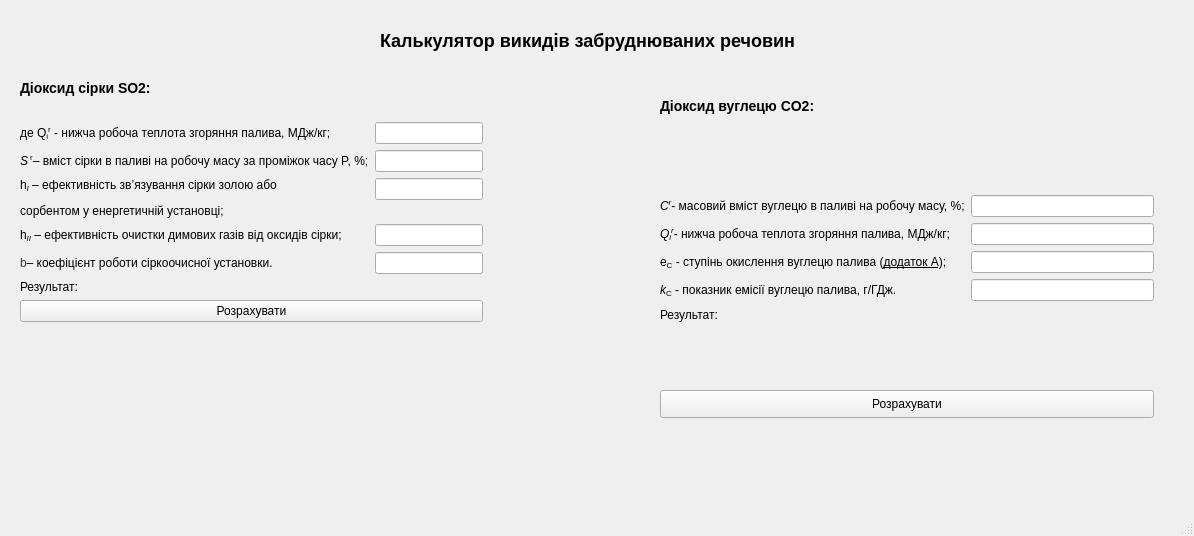
<?xml version="1.0" encoding="UTF-8"?>
<ui version="4.0">
 <class>MainWindow</class>
 <widget class="QMainWindow" name="MainWindow">
  <property name="geometry">
   <rect>
    <x>0</x>
    <y>0</y>
    <width>1194</width>
    <height>536</height>
   </rect>
  </property>
  <property name="windowTitle">
   <string>MainWindow</string>
  </property>
  <widget class="QWidget" name="centralwidget">
   <widget class="QLabel" name="label">
    <property name="geometry">
     <rect>
      <x>380</x>
      <y>20</y>
      <width>501</width>
      <height>41</height>
     </rect>
    </property>
    <property name="text">
     <string>&lt;h2&gt; Калькулятор викидів забруднюваних речовин&lt;/span&gt;&lt;/h2&gt;</string>
    </property>
   </widget>
   <widget class="QWidget" name="formLayoutWidget_3">
    <property name="geometry">
     <rect>
      <x>20</x>
      <y>80</y>
      <width>551</width>
      <height>349</height>
     </rect>
    </property>
    <layout class="QFormLayout" name="formLayout_5">
     <item row="0" column="0">
      <layout class="QVBoxLayout" name="verticalLayout_4">
       <item>
        <layout class="QVBoxLayout" name="verticalLayout">
         <item>
          <widget class="QLabel" name="label_2">
           <property name="text">
            <string>&lt;h3&gt;Діоксид сірки SO2:&lt;/h3&gt;</string>
           </property>
          </widget>
         </item>
         <item>
          <widget class="QLabel" name="formula1">
           <property name="text">
            <string>&lt;html&gt;&lt;head/&gt;&lt;body&gt;&lt;p&gt;&lt;img src=&quot;:/img/formula.png&quot;/&gt;&lt;/p&gt;&lt;/body&gt;&lt;/html&gt;</string>
           </property>
          </widget>
         </item>
         <item>
          <layout class="QFormLayout" name="formLayout">
           <item row="0" column="0">
            <widget class="QLabel" name="label_3">
             <property name="text">
              <string>&lt;html&gt;&lt;head/&gt;&lt;body&gt;&lt;p&gt;де Q&lt;span style=&quot; vertical-align:sub;&quot;&gt;i&lt;/span&gt;&lt;span style=&quot; vertical-align:super;&quot;&gt;r&lt;/span&gt; - нижча робоча теплота згоряння палива, МДж/кг;&lt;/p&gt;&lt;/body&gt;&lt;/html&gt;</string>
             </property>
            </widget>
           </item>
           <item row="0" column="1">
            <widget class="QLineEdit" name="lineEdit_2"/>
           </item>
           <item row="1" column="0">
            <widget class="QLabel" name="label_4">
             <property name="text">
              <string>&lt;html&gt;&lt;head/&gt;&lt;body&gt;&lt;p&gt;&lt;span style=&quot; font-family:'Georgia','serif'; font-style:italic; color:#000000;&quot;&gt;S&lt;/span&gt;&lt;span style=&quot;color:#000000; vertical-align:super;&quot;&gt; r&lt;/span&gt;&lt;span style=&quot;color:#000000;&quot;&gt;– вміст сірки в паливі на робочу масу за проміжок часу &lt;/span&gt;&lt;span style=&quot; color:#000000;&quot;&gt;P&lt;/span&gt;&lt;span style=&quot; color:#000000;&quot;&gt;, %;&lt;/span&gt;&lt;/p&gt;&lt;/body&gt;&lt;/html&gt;</string>
             </property>
            </widget>
           </item>
           <item row="1" column="1">
            <widget class="QLineEdit" name="lineEdit"/>
           </item>
           <item row="2" column="0">
            <widget class="QLabel" name="label_5">
             <property name="text">
              <string>&lt;html&gt;&lt;head/&gt;&lt;body&gt;&lt;p&gt;&lt;span style=&quot; font-family:'Symbol'; color:#000000;&quot;&gt;h&lt;/span&gt;&lt;span style=&quot; font-family:'Georgia','serif'; font-style:italic; color:#000000; vertical-align:sub;&quot;&gt;I&lt;/span&gt;&lt;span style=&quot; font-family:'Georgia','serif'; color:#000000;&quot;&gt; – ефективність зв’язування сірки золою або &lt;/span&gt;&lt;/p&gt;&lt;p&gt;&lt;span style=&quot; font-family:'Georgia','serif'; color:#000000;&quot;&gt;сорбентом у енергетичній установці;&lt;/span&gt;&lt;/p&gt;&lt;/body&gt;&lt;/html&gt;</string>
             </property>
            </widget>
           </item>
           <item row="2" column="1">
            <widget class="QLineEdit" name="lineEdit_3"/>
           </item>
           <item row="3" column="0">
            <widget class="QLabel" name="label_6">
             <property name="text">
              <string>&lt;html&gt;&lt;head/&gt;&lt;body&gt;&lt;p&gt;&lt;span style=&quot; font-family:'Symbol'; color:#000000;&quot;&gt;h&lt;/span&gt;&lt;span style=&quot; font-family:'Georgia','serif'; font-style:italic; color:#000000; vertical-align:sub;&quot;&gt;II&lt;/span&gt;&lt;span style=&quot; font-family:'Georgia','serif'; color:#000000;&quot;&gt; – ефективність очистки димових газів від оксидів сірки;&lt;/span&gt;&lt;/p&gt;&lt;/body&gt;&lt;/html&gt;</string>
             </property>
            </widget>
           </item>
           <item row="3" column="1">
            <widget class="QLineEdit" name="lineEdit_4"/>
           </item>
           <item row="4" column="0">
            <widget class="QLabel" name="label_7">
             <property name="text">
              <string>&lt;html&gt;&lt;head/&gt;&lt;body&gt;&lt;p&gt;&lt;span style=&quot; font-family:'Symbol'; color:#453427;&quot;&gt;b&lt;/span&gt;&lt;span style=&quot; font-family:'Georgia','serif'; color:#000000;&quot;&gt;– коефіцієнт роботи сіркоочисної установки.&lt;/span&gt;&lt;/p&gt;&lt;/body&gt;&lt;/html&gt;</string>
             </property>
            </widget>
           </item>
           <item row="4" column="1">
            <widget class="QLineEdit" name="lineEdit_5"/>
           </item>
          </layout>
         </item>
        </layout>
       </item>
       <item>
        <layout class="QFormLayout" name="formLayout_2">
         <item row="0" column="0">
          <widget class="QLabel" name="label_8">
           <property name="text">
            <string>Результат:        </string>
           </property>
          </widget>
         </item>
         <item row="0" column="1">
          <widget class="QLabel" name="label_9">
           <property name="text">
            <string/>
           </property>
          </widget>
         </item>
        </layout>
       </item>
       <item>
        <widget class="QPushButton" name="pushButton">
         <property name="text">
          <string>Розрахувати</string>
         </property>
        </widget>
       </item>
      </layout>
     </item>
    </layout>
   </widget>
   <widget class="QPushButton" name="pushButton_2">
    <property name="geometry">
     <rect>
      <x>660</x>
      <y>390</y>
      <width>494</width>
      <height>28</height>
     </rect>
    </property>
    <property name="text">
     <string>Розрахувати</string>
    </property>
   </widget>
   <widget class="QWidget" name="">
    <property name="geometry">
     <rect>
      <x>660</x>
      <y>80</y>
      <width>494</width>
      <height>221</height>
     </rect>
    </property>
    <layout class="QVBoxLayout" name="verticalLayout_3">
     <item>
      <widget class="QLabel" name="label_10">
       <property name="text">
        <string>&lt;html&gt;&lt;head/&gt;&lt;body&gt;&lt;h3 style=&quot; margin-top:14px; margin-bottom:12px; margin-left:0px; margin-right:0px; -qt-block-indent:0; text-indent:0px;&quot;&gt;&lt;span style=&quot; font-size:large; font-weight:600;&quot;&gt;Діоксид вуглецю CO2:&lt;/span&gt;&lt;/h3&gt;&lt;/body&gt;&lt;/html&gt;</string>
       </property>
      </widget>
     </item>
     <item>
      <widget class="QLabel" name="formula1_2">
       <property name="text">
        <string>&lt;!DOCTYPE HTML PUBLIC &quot;-//W3C//DTD HTML 4.0//EN&quot; &quot;http://www.w3.org/TR/REC-html40/strict.dtd&quot;&gt;
&lt;html&gt;&lt;head&gt;&lt;meta name=&quot;qrichtext&quot; content=&quot;1&quot; /&gt;&lt;style type=&quot;text/css&quot;&gt;
p, li { white-space: pre-wrap; }
&lt;/style&gt;&lt;/head&gt;&lt;body style=&quot; font-family:'MS Shell Dlg 2'; font-size:8pt; font-weight:400; font-style:normal;&quot;&gt;
&lt;p style=&quot; margin-top:0px; margin-bottom:0px; margin-left:0px; margin-right:0px; -qt-block-indent:0; text-indent:0px;&quot;&gt;&lt;img src=&quot;:/img/formula2.png&quot; /&gt;&lt;/p&gt;&lt;/body&gt;&lt;/html&gt;</string>
       </property>
      </widget>
     </item>
     <item>
      <layout class="QFormLayout" name="formLayout_3">
       <item row="0" column="0">
        <widget class="QLabel" name="label_11">
         <property name="text">
          <string>&lt;html&gt;&lt;head/&gt;&lt;body&gt;&lt;p&gt;&lt;span style=&quot; font-family:'Georgia','serif'; font-style:italic; color:#000000;&quot;&gt;C&lt;/span&gt;&lt;span style=&quot; font-family:'Georgia','serif'; font-style:italic; color:#000000; vertical-align:super;&quot;&gt;r&lt;/span&gt;&lt;span style=&quot; font-family:'Georgia','serif'; font-style:italic; color:#000000;&quot;/&gt;&lt;span style=&quot; font-family:'Georgia','serif'; color:#000000;&quot;&gt;- масовий вміст вуглецю в паливі на робочу масу, %;&lt;/span&gt;&lt;span style=&quot; color:#000000;&quot;/&gt;&lt;/p&gt;&lt;/body&gt;&lt;/html&gt;</string>
         </property>
        </widget>
       </item>
       <item row="0" column="1">
        <widget class="QLineEdit" name="lineEdit_6"/>
       </item>
       <item row="1" column="0">
        <widget class="QLabel" name="label_12">
         <property name="text">
          <string>&lt;html&gt;&lt;head/&gt;&lt;body&gt;&lt;p&gt;&lt;span style=&quot; font-family:'Georgia','serif'; font-style:italic; color:#000000;&quot;&gt;Q&lt;/span&gt;&lt;span style=&quot; font-family:'Georgia','serif'; font-style:italic; color:#000000; vertical-align:sub;&quot;&gt;i&lt;/span&gt;&lt;span style=&quot; font-family:'Georgia','serif'; font-style:italic; color:#000000; vertical-align:super;&quot;&gt;r&lt;/span&gt;&lt;span style=&quot; font-family:'Georgia','serif'; font-style:italic; color:#000000;&quot;/&gt;&lt;span style=&quot; font-family:'Georgia','serif'; color:#000000;&quot;&gt;- нижча робоча теплота згоряння палива, МДж/кг;&lt;/span&gt;&lt;span style=&quot; color:#000000;&quot;/&gt;&lt;/p&gt;&lt;/body&gt;&lt;/html&gt;</string>
         </property>
        </widget>
       </item>
       <item row="1" column="1">
        <widget class="QLineEdit" name="lineEdit_7"/>
       </item>
       <item row="2" column="0">
        <widget class="QLabel" name="label_13">
         <property name="text">
          <string>&lt;html&gt;&lt;head/&gt;&lt;body&gt;&lt;p&gt;&lt;span style=&quot; font-family:'Georgia','serif'; color:#000000;&quot;&gt;e&lt;/span&gt;&lt;span style=&quot; font-family:'Georgia','serif'; color:#000000; vertical-align:sub;&quot;&gt;C&lt;/span&gt;&lt;span style=&quot; font-family:'Georgia','serif'; color:#000000;&quot;&gt; - ступінь окислення вуглецю палива (&lt;/span&gt;&lt;a href=&quot;http://eco.com.ua/content/vikidi-zabrudnyuvalnih-rechovin-u-atmosferu-vid-energetichnih-ustanovok-metodika#%D0%94%D0%BE%D0%B4%D0%B0%D1%82%D0%BE%D0%BA_%D0%90&quot;&gt;&lt;span style=&quot; font-family:'Georgia','serif'; text-decoration: underline; color:#000000;&quot;&gt;додаток А&lt;/span&gt;&lt;/a&gt;&lt;a name=&quot;_Hlt250817039&quot;/&gt;&lt;span style=&quot; font-family:'Georgia','serif'; color:#000000;&quot;&gt;)&lt;/span&gt;&lt;span style=&quot; font-family:'Georgia','serif'; color:#000000;&quot;&gt;;&lt;/span&gt;&lt;/p&gt;&lt;/body&gt;&lt;/html&gt;</string>
         </property>
        </widget>
       </item>
       <item row="2" column="1">
        <widget class="QLineEdit" name="lineEdit_8"/>
       </item>
       <item row="3" column="0">
        <widget class="QLabel" name="label_15">
         <property name="text">
          <string>&lt;html&gt;&lt;head/&gt;&lt;body&gt;&lt;p&gt;&lt;span style=&quot; font-family:'Georgia','serif'; font-style:italic; color:#000000;&quot;&gt;k&lt;/span&gt;&lt;span style=&quot; font-family:'Georgia','serif'; color:#000000; vertical-align:sub;&quot;&gt;C&lt;/span&gt;&lt;span style=&quot; font-family:'Georgia','serif'; color:#000000;&quot;&gt; - показник емісії вуглецю палива, г/ГДж.&lt;/span&gt;&lt;/p&gt;&lt;/body&gt;&lt;/html&gt;</string>
         </property>
        </widget>
       </item>
       <item row="3" column="1">
        <widget class="QLineEdit" name="lineEdit_10"/>
       </item>
      </layout>
     </item>
    </layout>
   </widget>
   <widget class="QWidget" name="">
    <property name="geometry">
     <rect>
      <x>660</x>
      <y>308</y>
      <width>494</width>
      <height>75</height>
     </rect>
    </property>
    <layout class="QFormLayout" name="formLayout_4">
     <item row="0" column="0">
      <widget class="QLabel" name="label_16">
       <property name="text">
        <string>Результат:        </string>
       </property>
      </widget>
     </item>
     <item row="0" column="1">
      <widget class="QLabel" name="label_17">
       <property name="text">
        <string/>
       </property>
      </widget>
     </item>
    </layout>
   </widget>
  </widget>
  <widget class="QMenuBar" name="menubar">
   <property name="geometry">
    <rect>
     <x>0</x>
     <y>0</y>
     <width>1194</width>
     <height>26</height>
    </rect>
   </property>
  </widget>
  <widget class="QStatusBar" name="statusbar"/>
 </widget>
 <resources/>
 <connections/>
</ui>
